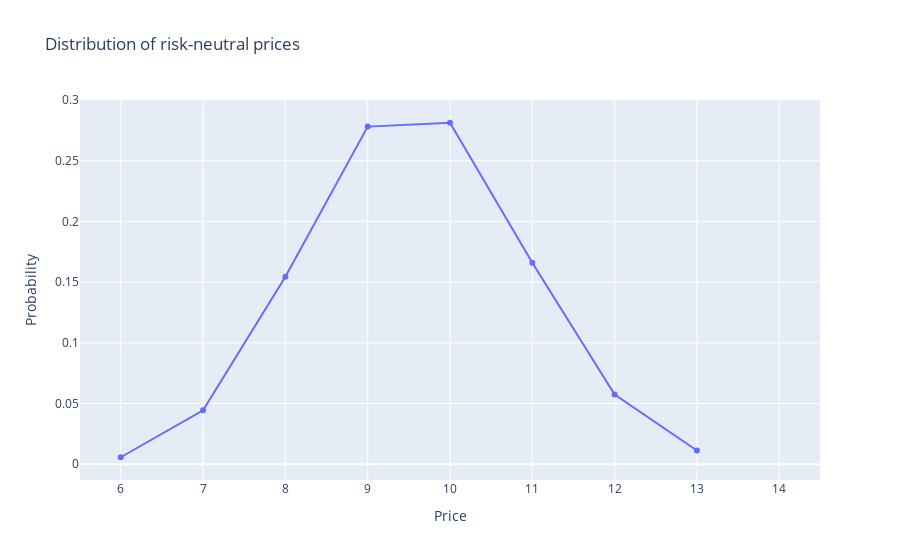

The notebook cell saved with this chart:
### Code cell
fig = go.Figure(
    data=go.Scatter(
        x=projected_df['strike_price'], 
        y=projected_df['prob']), 
    layout=go.Layout(
        title='Distribution of risk-neutral prices', 
        xaxis=dict(title='Price', spikedash='dash'), 
        yaxis=dict(title='Probability'))
)
fig.show()

### Figure 1 — Plotly figure (JSON) as saved in the notebook; plotly's stock layout.template omitted (floating-point values rounded to 4 significant figures)
{"data": [{"type": "scatter", "x": [6, 7, 8, 9, 10, 11, 12, 13, 14], "y": [0.005693, 0.0444, 0.1545, 0.2781, 0.2813, 0.1659, 0.0573, 0.01129, null]}], "layout": {"title": {"text": "Distribution of risk-neutral prices"}, "xaxis": {"spikedash": "dash", "title": {"text": "Price"}}, "yaxis": {"title": {"text": "Probability"}}}}
